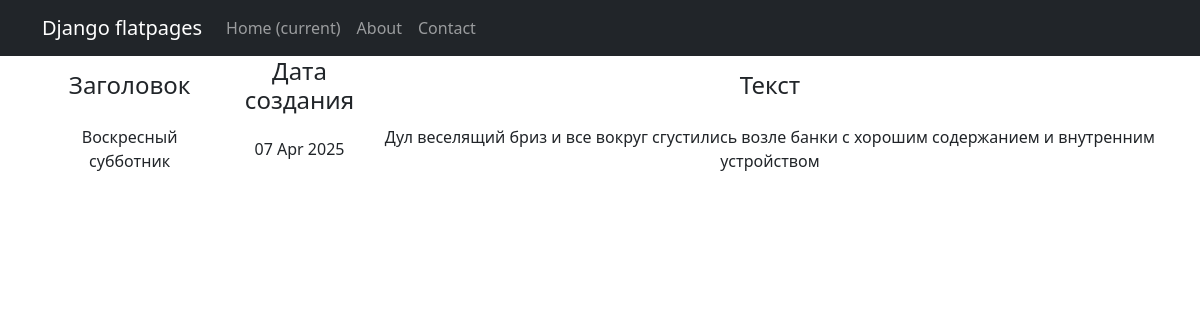
The app's page /post/2/ with its own data.
### simpleapp/models.py (models this page shows, shortened)
class Post(models.Model):
    news = 'N'
    article = 'A'
    options = [
        (news, 'Новости'),
        (article, 'Статья')
    ]
    author = models.ForeignKey(Author, on_delete=models.CASCADE)
    type_post = models.CharField(max_length=1, choices=options, default=news)
    time_in = models.DateTimeField(auto_now_add=True)
    category = models.ManyToManyField(Category, through='PostCategory')
    title = models.CharField(max_length=255)
    text = models.TextField()
    rating = models.IntegerField(default=0)

### simpleapp/views.py (the view)
# urls.py: path('post/<int:pk>/', PostDetail.as_view(), name='post_detail'),
class PostDetail(DetailView):
    template_name = 'post.html'
    context_object_name = 'post'
    queryset = Post.objects.all()
    def get_object(self, *args, **kwargs):  # переопределяем метод получения объекта, как ни странно
        obj = cache.get(f'post-{self.kwargs["pk"]}',
                        None)  # кэш очень похож на словарь, и метод get действует так же. Он забирает значение по ключу, если его нет, то забирает None.
        if not obj:
            obj = super().get_object(queryset=self.queryset)
            cache.set(f'post-{self.kwargs["pk"]}', obj)
        return obj

### templates/post.html (shortened to what this page needs)
{% extends 'flatpages/default.html' %}
{% load custom_tags %}
{% load custom_filter %}
{% load replace_filter %}
{% block content %}
   {% if post %}
       <table>
           <tr>
               <td><h4>Заголовок</h4></td>
               <td><h4>Дата создания</h4></td>
               <td><h4>Текст</h4></td>
           </tr>
           <tr>
               <td>{{ post.title }}</td>
               <td>{{ post.time_in|date:'d M Y'}}</td>
               <td>{{ post.text}}</td>
           </tr>
       </table>
   {% else %}
       <h2>Новостей нет!</h2>
   {% endif %}
{% endblock content %}

### records on screen
Post: title "Воскресный субботник", time_in "07 Apr 2025", text "Дул веселящий бриз и все вокруг сгустились возле банки с хорошим содержанием и внутренним устройством"
